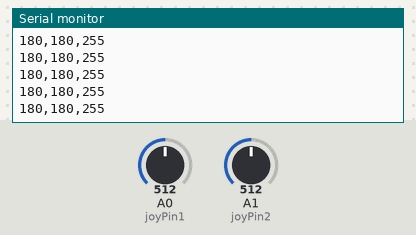
The sketch below on a simulated Arduino Uno, built with avr-gcc and run on an emulated ATmega328P. Shown: the last lines printed to the serial monitor. The test bench sets the inputs (shaded band); at power-on: A0 (joyPin1) = 512, A1 (joyPin2) = 512.

Above: at 1.2 s.
1.3 s: A0 (joyPin1) set to 716
At 1.42 s:
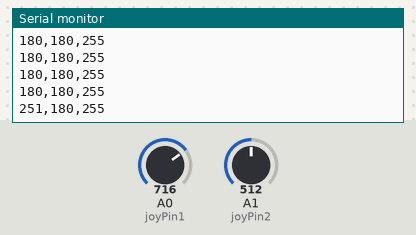
2.8 s: A1 (joyPin2) set to 716
At 2.83 s:
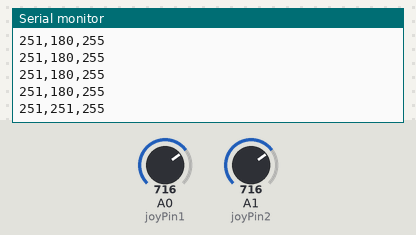
4.3 s: A0 (joyPin1) set to 900
At 4.34 s:
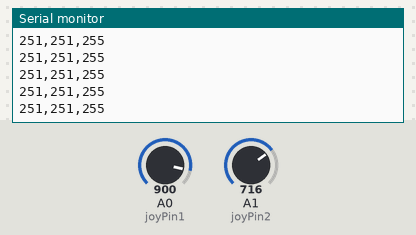
5.8 s: A1 (joyPin2) set to 900
At 5.85 s:
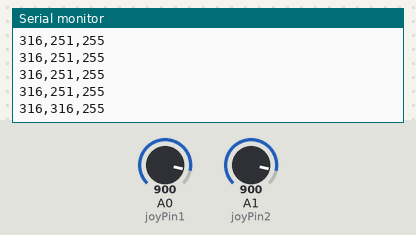
Timing chart, 0 to 8.3 s (numbered marks = the images above; inputs shaded):
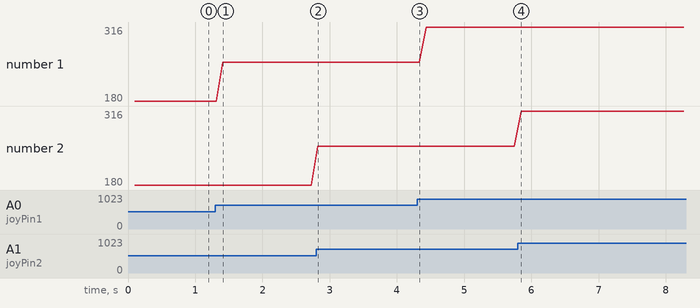

Measured:
- after the input at 1.3 s, the serial monitor: prints a new line after 0.11 s (image 1)
- after the input at 2.8 s, the serial monitor: prints a new line at once (image 2)
- after the input at 5.8 s, the serial monitor: prints a new line after 0.05 s (image 4)
- plotted number 1: 180 → 251 after the input at 1.3 s, 251 → 316 after the input at 4.3 s

The sketch:

unity_joystick.ino
```cpp
int joyPin1 = 0;                 // slider variable connecetd to analog pin 0
int joyPin2 = 1;                 // slider variable connecetd to analog pin 1
int value1 = 0;                  // variable to read the value from the analog pin 0
int value2 = 0;                  // variable to read the value from the analog pin 1

void setup()
{

 Serial.begin(9600);
}


void loop()
{
 // reads the value of the variable resistor
 value1 = analogRead(joyPin1);
 // this small pause is needed between reading
 // analog pins, otherwise we get the same value twice
 delay(100);
 // reads the value of the variable resistor
 value2 = analogRead(joyPin2);

value1=  map(value1, 0, 1023, 0, 360);
value2=  map(value2, 0, 1023, 0, 360);

 Serial.print(value1);
 Serial.print(",");
 Serial.print(value2);
 Serial.print(",");
 Serial.println(255);
}
```
